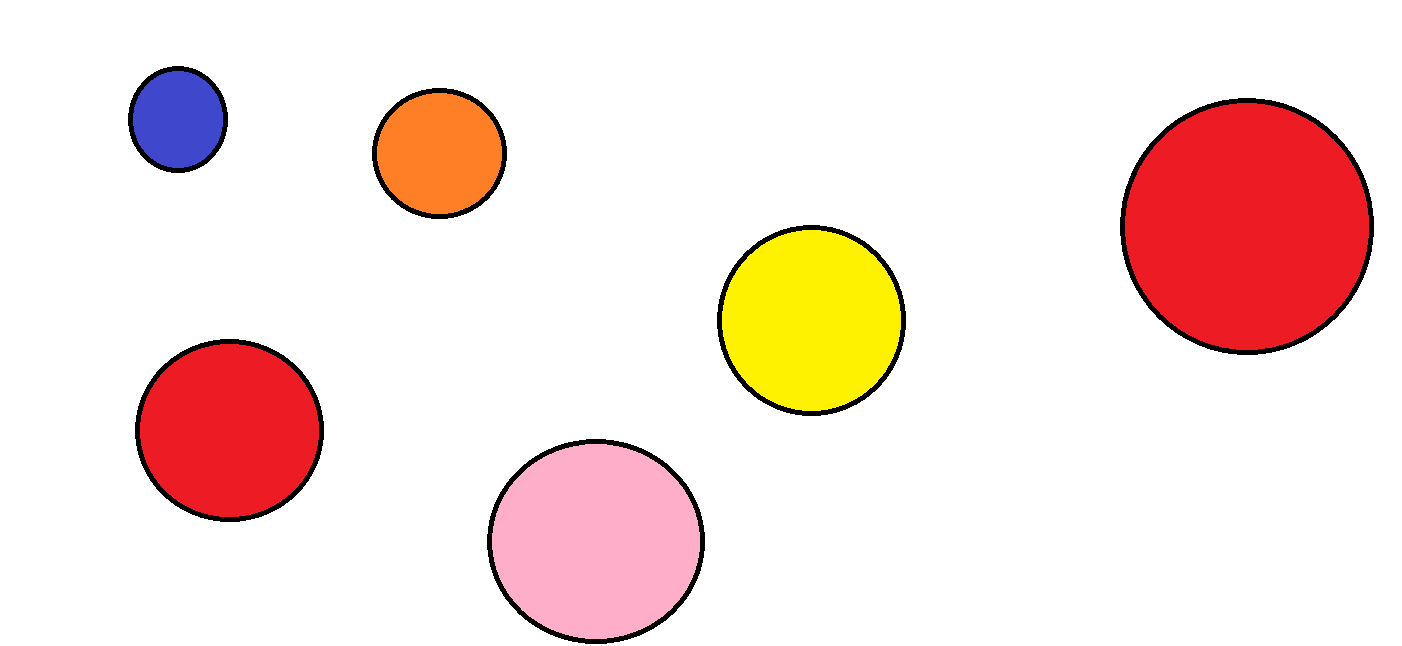
//> input picture Detect only Red circles in a given Image/Images/all_circles.png, 1402 x 646 px
$ ./detect_red_circles   (built with g++ and OpenCV 4)
//> lines starting //> are read from the running program, lines starting //| are printed output that depends on the picture; after the words box and inside, x2 and y2 are one past the last pixel; in counts of white or black regions, pixels touching at a corner belong together
#include <opencv2/opencv.hpp>
#include <iostream>
#include <string>
#include <vector>
#include<conio.h>


int main() {

	cv::Mat imgOriginal;


	cv::Mat bgr_image = cv::imread("all_circles.png"); //write name of input image
//> bgr_image is the input picture: 646 rows x 1402 cols, CV_8UC3; mean B, G, R 220.8, 226.2, 247.5

	if (bgr_image.empty()) {
		std::cout << "error: image not read from file\n\n";
		return(0);
	}

	cv::Mat orig_image = bgr_image.clone();

	cv::medianBlur(bgr_image, bgr_image, 3);
//> bgr_image: 646 rows x 1402 cols, CV_8UC3; 2 pixels changed, all inside (x1, y1, x2, y2) = (391, 139, 1334, 200)

	// Convert input image to HSV
	cv::Mat hsv_image;
	cv::cvtColor(bgr_image, hsv_image, cv::COLOR_BGR2HSV);
//> hsv_image: 646 rows x 1402 cols, CV_8UC3; mean H, S, V 22, 32, 248.6

	// Selecting only red coloured pixels
	cv::Mat lower_red_hue_range;
	cv::Mat upper_red_hue_range;

	cv::inRange(hsv_image, cv::Scalar(0, 100, 100), cv::Scalar(10, 255, 255), lower_red_hue_range);
//> lower_red_hue_range: 646 rows x 1402 cols, CV_8UC1; every value is 0
	cv::inRange(hsv_image, cv::Scalar(160, 100, 100), cv::Scalar(179, 255, 255), upper_red_hue_range);
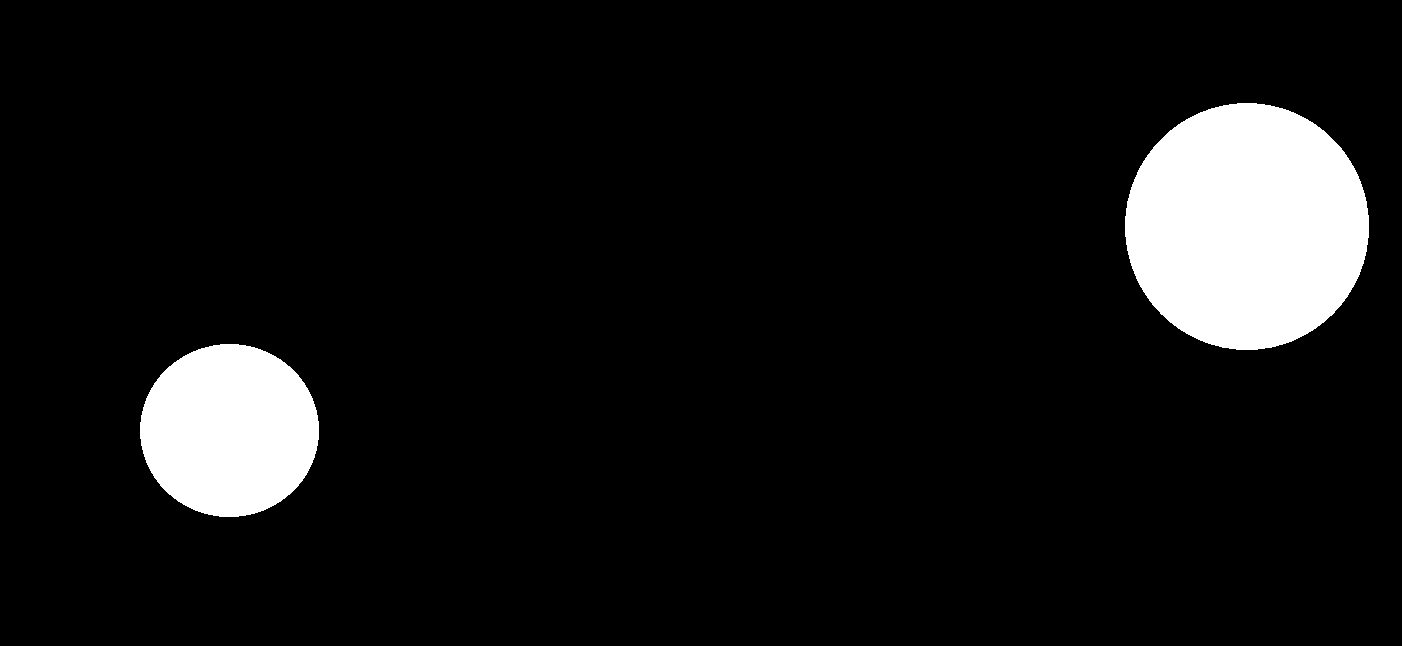
//> upper_red_hue_range: 646 rows x 1402 cols, CV_8UC1; 7.9% white; 2 white regions, box (x1, y1, x2, y2) and area: (1125, 103, 1369, 350) 47284, (140, 344, 319, 517) 24310

	// Combine the above two images
	cv::Mat red_hue_image;
	cv::addWeighted(lower_red_hue_range, 1.0, upper_red_hue_range, 1.0, 0.0, red_hue_image);

	cv::GaussianBlur(red_hue_image, red_hue_image, cv::Size(9, 9), 2, 2);
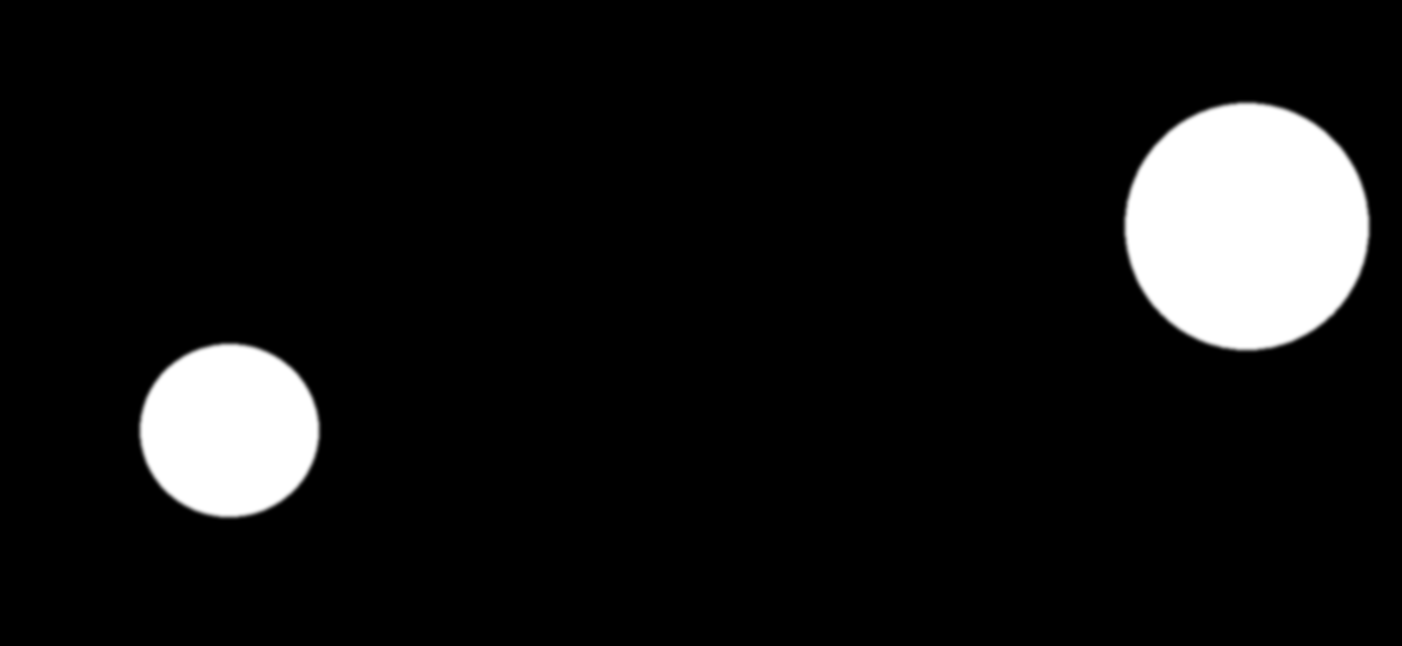
//> red_hue_image: 646 rows x 1402 cols, CV_8UC1; 1.38% of pixels changed, all inside (x1, y1, x2, y2) = (136, 99, 1373, 521)

	// Use the Hough transform to detect circles in the combined threshold image
	std::vector<cv::Vec3f> circles;
	cv::HoughCircles(red_hue_image, circles, cv::HOUGH_GRADIENT, 1, red_hue_image.rows / 8, 100, 20, 0, 0);
//> circles = 2 circles (x, y, radius): [1246.5, 225.5, 122.8], [231.5, 430.5, 86.6]

	// Loop over all detected circles and outline them on the original image
	if (circles.size() == 0) std::exit(-1);
	for (size_t current_circle = 0; current_circle < circles.size(); ++current_circle)
	{
		cv::Point center(std::round(circles[current_circle][0]), std::round(circles[current_circle][1]));

		int radius = std::round(circles[current_circle][2]);

		cv::circle(orig_image, center, radius, cv::Scalar(0, 255, 0), 5);
	}
//> this loop made 2 passes
//> (center, radius) on passes 1 to 2: (Point(1247, 226), 123), (Point(232, 431), 87)
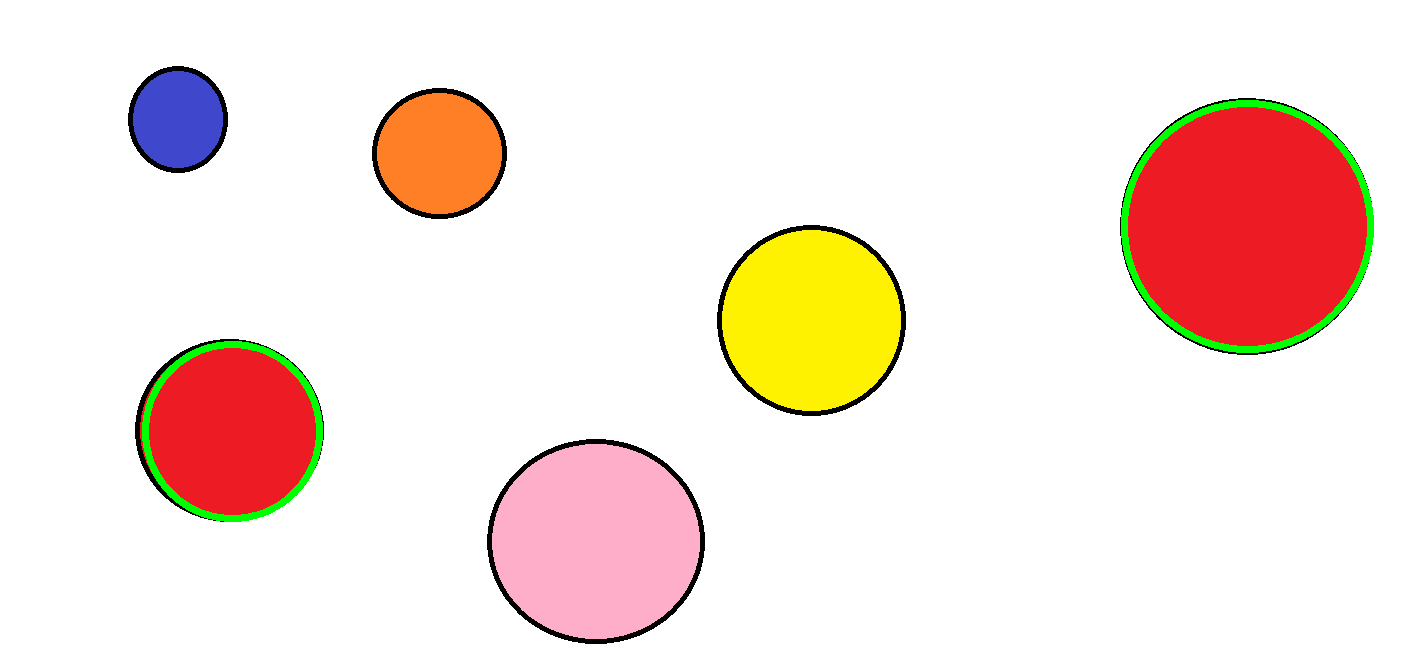
//> orig_image: 646 rows x 1402 cols, CV_8UC3; 1.02% of pixels changed, all inside (x1, y1, x2, y2) = (142, 100, 1374, 522)


	cv::namedWindow("Detected red circles on the input image", cv::WINDOW_AUTOSIZE);
	cv::imshow("Detected red circles on the input image", orig_image);

	cv::waitKey(0);


	return 0;
}

$ run again, with Detect only Red circles in a given Image/Images/all_red.png copied over Detect only Red circles in a given Image/Images/all_circles.png
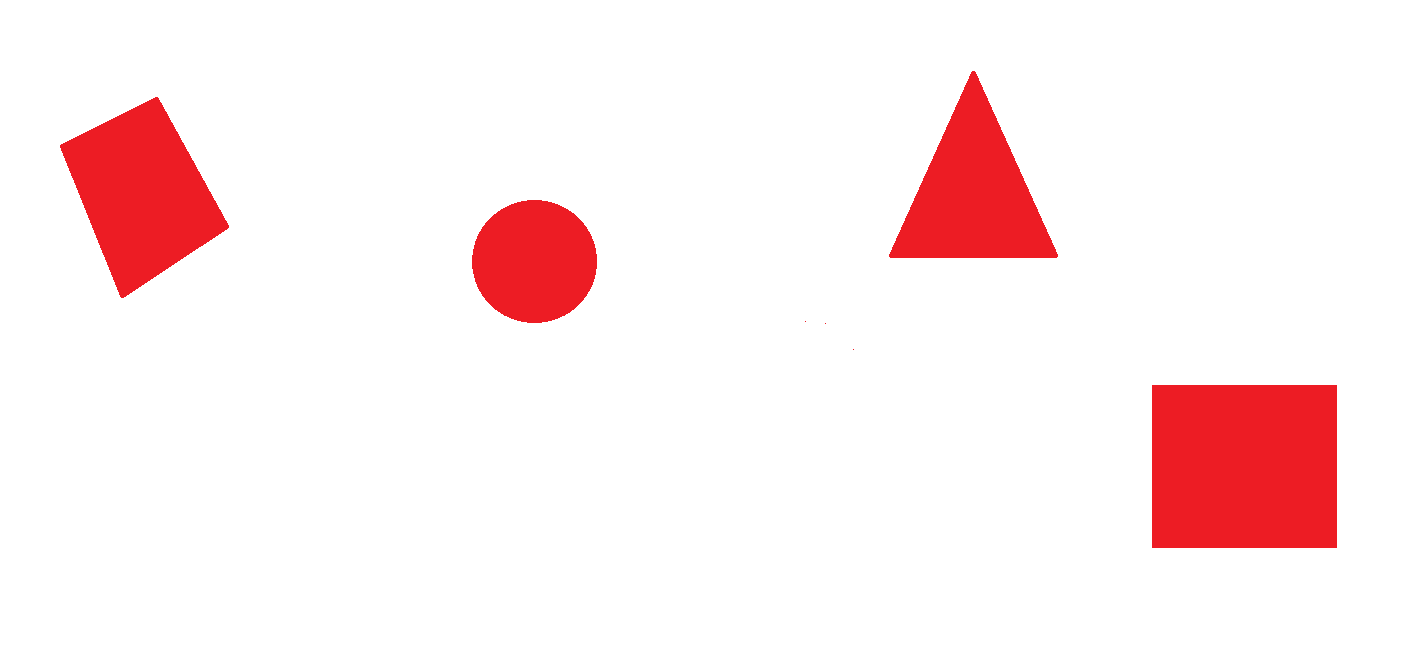
//> input picture Detect only Red circles in a given Image/Images/all_red.png, 1402 x 646 px
//> bgr_image is the input picture: 646 rows x 1402 cols, CV_8UC3; mean B, G, R 236.3, 235.6, 253.5
//> bgr_image: 646 rows x 1402 cols, CV_8UC3; 7 pixels changed, all inside (x1, y1, x2, y2) = (805, 321, 1337, 548)
//> hsv_image: 646 rows x 1402 cols, CV_8UC3; mean H, S, V 15.3, 19.2, 253.5
//> lower_red_hue_range: 646 rows x 1402 cols, CV_8UC1; every value is 0
//> upper_red_hue_range: 646 rows x 1402 cols, CV_8UC1; 8.5% white; 4 white regions, box (x1, y1, x2, y2) and area: (1152, 385, 1337, 548) 30151, (60, 97, 229, 298) 18793, (889, 71, 1058, 258) 16349, (472, 200, 597, 323) 12069
//> `cv::GaussianBlur(red_hue_image, red_hue_image, cv::Size(9, 9), 2, 2);`:
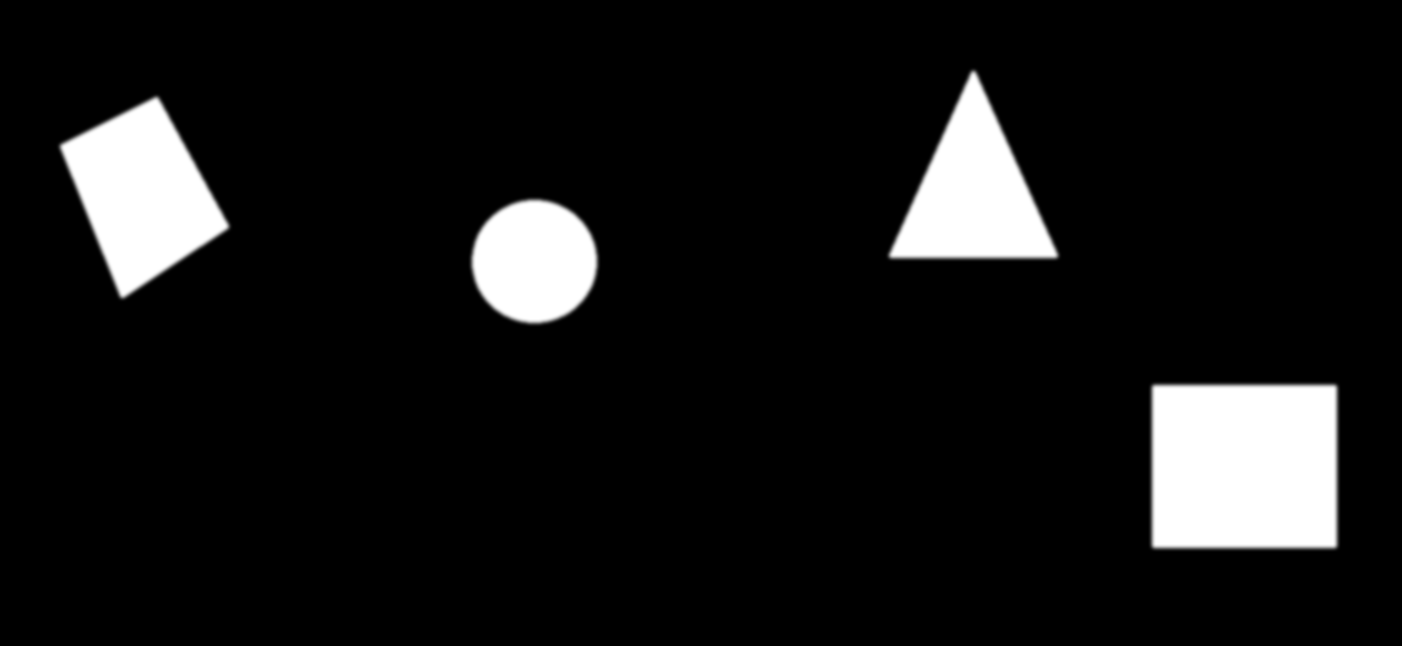
//> red_hue_image: 646 rows x 1402 cols, CV_8UC1; min 0, max 255, mean 21.8
//> circles = 1 circle (x, y, radius): [533.5, 261.5, 61.9]
//> the loop `for (size_t current_circle = 0; current_circle < circles.size(); ++cur..` made 1 pass
//> (center, radius) on pass 1: (Point(534, 262), 62)
//> after the loop `for (size_t current_circle = 0; current_circle < circles.size(); ++cur..`:
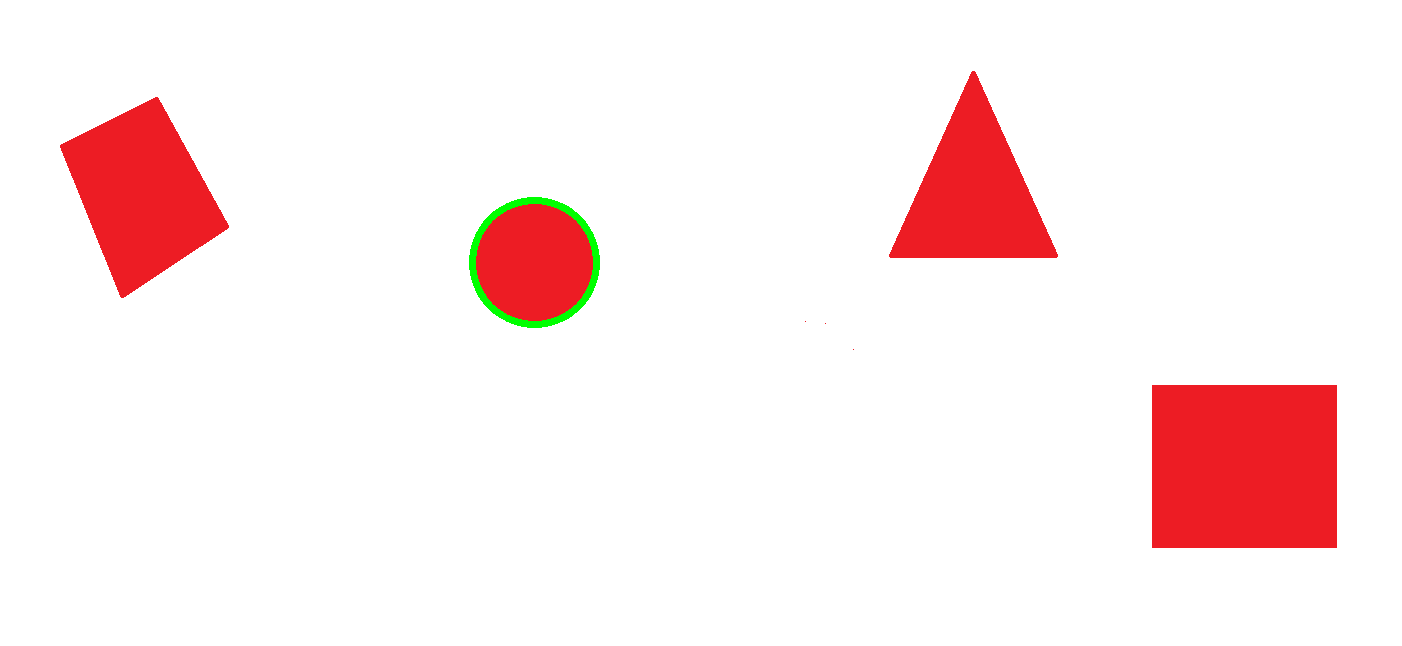
//> orig_image: 646 rows x 1402 cols, CV_8UC3; 0.3% of pixels changed, all inside (x1, y1, x2, y2) = (469, 197, 600, 328)
